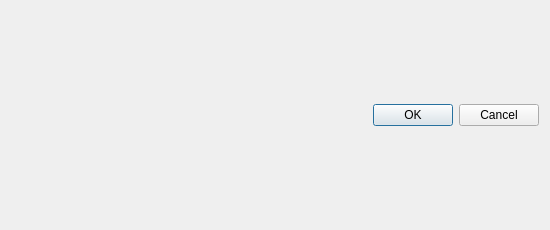
<?xml version="1.0" encoding="UTF-8"?>
<ui version="4.0">
 <class>Dialog</class>
 <widget class="QDialog" name="Dialog">
  <property name="geometry">
   <rect>
    <x>0</x>
    <y>0</y>
    <width>550</width>
    <height>230</height>
   </rect>
  </property>
  <property name="sizePolicy">
   <sizepolicy hsizetype="Preferred" vsizetype="MinimumExpanding">
    <horstretch>0</horstretch>
    <verstretch>0</verstretch>
   </sizepolicy>
  </property>
  <property name="windowTitle">
   <string>Dialog</string>
  </property>
  <layout class="QVBoxLayout" name="verticalLayout">
   <item>
    <layout class="QVBoxLayout" name="baseLayout"/>
   </item>
   <item>
    <widget class="QDialogButtonBox" name="buttonBox">
     <property name="orientation">
      <enum>Qt::Horizontal</enum>
     </property>
     <property name="standardButtons">
      <set>QDialogButtonBox::Cancel|QDialogButtonBox::Ok</set>
     </property>
    </widget>
   </item>
  </layout>
 </widget>
 <resources/>
 <connections>
  <connection>
   <sender>buttonBox</sender>
   <signal>accepted()</signal>
   <receiver>Dialog</receiver>
   <slot>accept()</slot>
   <hints>
    <hint type="sourcelabel">
     <x>248</x>
     <y>254</y>
    </hint>
    <hint type="destinationlabel">
     <x>157</x>
     <y>274</y>
    </hint>
   </hints>
  </connection>
  <connection>
   <sender>buttonBox</sender>
   <signal>rejected()</signal>
   <receiver>Dialog</receiver>
   <slot>reject()</slot>
   <hints>
    <hint type="sourcelabel">
     <x>316</x>
     <y>260</y>
    </hint>
    <hint type="destinationlabel">
     <x>286</x>
     <y>274</y>
    </hint>
   </hints>
  </connection>
 </connections>
</ui>
